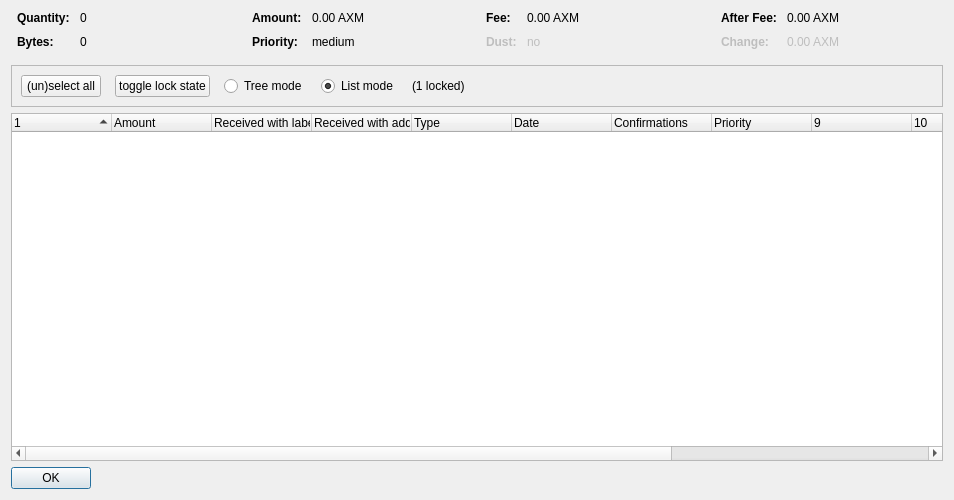
<?xml version="1.0" encoding="UTF-8"?>
<ui version="4.0">
 <class>CoinControlDialog</class>
 <widget class="QDialog" name="CoinControlDialog">
  <property name="geometry">
   <rect>
    <x>0</x>
    <y>0</y>
    <width>954</width>
    <height>500</height>
   </rect>
  </property>
  <property name="windowTitle">
   <string>Coin Selection</string>
  </property>
  <layout class="QVBoxLayout" name="verticalLayout">
   <item>
    <layout class="QHBoxLayout" name="horizontalLayoutTop" stretch="0,0,0,0">
     <property name="topMargin">
      <number>0</number>
     </property>
     <property name="bottomMargin">
      <number>10</number>
     </property>
     <item>
      <layout class="QFormLayout" name="formLayoutCoinControl1">
       <property name="horizontalSpacing">
        <number>10</number>
       </property>
       <property name="verticalSpacing">
        <number>10</number>
       </property>
       <property name="leftMargin">
        <number>6</number>
       </property>
       <property name="rightMargin">
        <number>6</number>
       </property>
       <item row="0" column="0">
        <widget class="QLabel" name="labelCoinControlQuantityText">
         <property name="font">
          <font>
           <weight>75</weight>
           <bold>true</bold>
          </font>
         </property>
         <property name="text">
          <string>Quantity:</string>
         </property>
        </widget>
       </item>
       <item row="0" column="1">
        <widget class="QLabel" name="labelCoinControlQuantity">
         <property name="cursor">
          <cursorShape>IBeamCursor</cursorShape>
         </property>
         <property name="contextMenuPolicy">
          <enum>Qt::ActionsContextMenu</enum>
         </property>
         <property name="text">
          <string notr="true">0</string>
         </property>
         <property name="textInteractionFlags">
          <set>Qt::LinksAccessibleByMouse|Qt::TextSelectableByKeyboard|Qt::TextSelectableByMouse</set>
         </property>
        </widget>
       </item>
       <item row="1" column="0">
        <widget class="QLabel" name="labelCoinControlBytesText">
         <property name="font">
          <font>
           <weight>75</weight>
           <bold>true</bold>
          </font>
         </property>
         <property name="text">
          <string>Bytes:</string>
         </property>
        </widget>
       </item>
       <item row="1" column="1">
        <widget class="QLabel" name="labelCoinControlBytes">
         <property name="cursor">
          <cursorShape>IBeamCursor</cursorShape>
         </property>
         <property name="contextMenuPolicy">
          <enum>Qt::ActionsContextMenu</enum>
         </property>
         <property name="text">
          <string notr="true">0</string>
         </property>
         <property name="textInteractionFlags">
          <set>Qt::LinksAccessibleByMouse|Qt::TextSelectableByKeyboard|Qt::TextSelectableByMouse</set>
         </property>
        </widget>
       </item>
      </layout>
     </item>
     <item>
      <layout class="QFormLayout" name="formLayoutCoinControl2">
       <property name="horizontalSpacing">
        <number>10</number>
       </property>
       <property name="verticalSpacing">
        <number>10</number>
       </property>
       <property name="leftMargin">
        <number>6</number>
       </property>
       <property name="rightMargin">
        <number>6</number>
       </property>
       <item row="0" column="0">
        <widget class="QLabel" name="labelCoinControlAmountText">
         <property name="font">
          <font>
           <weight>75</weight>
           <bold>true</bold>
          </font>
         </property>
         <property name="text">
          <string>Amount:</string>
         </property>
        </widget>
       </item>
       <item row="0" column="1">
        <widget class="QLabel" name="labelCoinControlAmount">
         <property name="cursor">
          <cursorShape>IBeamCursor</cursorShape>
         </property>
         <property name="contextMenuPolicy">
          <enum>Qt::ActionsContextMenu</enum>
         </property>
         <property name="text">
          <string notr="true">0.00 AXM</string>
         </property>
         <property name="textInteractionFlags">
          <set>Qt::LinksAccessibleByMouse|Qt::TextSelectableByKeyboard|Qt::TextSelectableByMouse</set>
         </property>
        </widget>
       </item>
       <item row="1" column="0">
        <widget class="QLabel" name="labelCoinControlPriorityText">
         <property name="font">
          <font>
           <weight>75</weight>
           <bold>true</bold>
          </font>
         </property>
         <property name="text">
          <string>Priority:</string>
         </property>
        </widget>
       </item>
       <item row="1" column="1">
        <widget class="QLabel" name="labelCoinControlPriority">
         <property name="cursor">
          <cursorShape>IBeamCursor</cursorShape>
         </property>
         <property name="contextMenuPolicy">
          <enum>Qt::ActionsContextMenu</enum>
         </property>
         <property name="text">
          <string>medium</string>
         </property>
         <property name="textInteractionFlags">
          <set>Qt::LinksAccessibleByMouse|Qt::TextSelectableByKeyboard|Qt::TextSelectableByMouse</set>
         </property>
        </widget>
       </item>
      </layout>
     </item>
     <item>
      <layout class="QFormLayout" name="formLayoutCoinControl3">
       <property name="horizontalSpacing">
        <number>10</number>
       </property>
       <property name="verticalSpacing">
        <number>10</number>
       </property>
       <property name="leftMargin">
        <number>6</number>
       </property>
       <property name="rightMargin">
        <number>6</number>
       </property>
       <item row="0" column="0">
        <widget class="QLabel" name="labelCoinControlFeeText">
         <property name="font">
          <font>
           <weight>75</weight>
           <bold>true</bold>
          </font>
         </property>
         <property name="text">
          <string>Fee:</string>
         </property>
        </widget>
       </item>
       <item row="0" column="1">
        <widget class="QLabel" name="labelCoinControlFee">
         <property name="cursor">
          <cursorShape>IBeamCursor</cursorShape>
         </property>
         <property name="contextMenuPolicy">
          <enum>Qt::ActionsContextMenu</enum>
         </property>
         <property name="text">
          <string notr="true">0.00 AXM</string>
         </property>
         <property name="textInteractionFlags">
          <set>Qt::LinksAccessibleByMouse|Qt::TextSelectableByKeyboard|Qt::TextSelectableByMouse</set>
         </property>
        </widget>
       </item>
       <item row="1" column="0">
        <widget class="QLabel" name="labelCoinControlLowOutputText">
         <property name="enabled">
          <bool>false</bool>
         </property>
         <property name="font">
          <font>
           <weight>75</weight>
           <bold>true</bold>
          </font>
         </property>
         <property name="text">
          <string>Dust:</string>
         </property>
        </widget>
       </item>
       <item row="1" column="1">
        <widget class="QLabel" name="labelCoinControlLowOutput">
         <property name="enabled">
          <bool>false</bool>
         </property>
         <property name="cursor">
          <cursorShape>IBeamCursor</cursorShape>
         </property>
         <property name="contextMenuPolicy">
          <enum>Qt::ActionsContextMenu</enum>
         </property>
         <property name="text">
          <string>no</string>
         </property>
         <property name="textInteractionFlags">
          <set>Qt::LinksAccessibleByMouse|Qt::TextSelectableByKeyboard|Qt::TextSelectableByMouse</set>
         </property>
        </widget>
       </item>
      </layout>
     </item>
     <item>
      <layout class="QFormLayout" name="formLayoutCoinControl4">
       <property name="horizontalSpacing">
        <number>10</number>
       </property>
       <property name="verticalSpacing">
        <number>10</number>
       </property>
       <property name="leftMargin">
        <number>6</number>
       </property>
       <property name="rightMargin">
        <number>6</number>
       </property>
       <item row="0" column="0">
        <widget class="QLabel" name="labelCoinControlAfterFeeText">
         <property name="font">
          <font>
           <weight>75</weight>
           <bold>true</bold>
          </font>
         </property>
         <property name="text">
          <string>After Fee:</string>
         </property>
        </widget>
       </item>
       <item row="0" column="1">
        <widget class="QLabel" name="labelCoinControlAfterFee">
         <property name="cursor">
          <cursorShape>IBeamCursor</cursorShape>
         </property>
         <property name="contextMenuPolicy">
          <enum>Qt::ActionsContextMenu</enum>
         </property>
         <property name="text">
          <string notr="true">0.00 AXM</string>
         </property>
         <property name="textInteractionFlags">
          <set>Qt::LinksAccessibleByMouse|Qt::TextSelectableByKeyboard|Qt::TextSelectableByMouse</set>
         </property>
        </widget>
       </item>
       <item row="1" column="0">
        <widget class="QLabel" name="labelCoinControlChangeText">
         <property name="enabled">
          <bool>false</bool>
         </property>
         <property name="font">
          <font>
           <weight>75</weight>
           <bold>true</bold>
          </font>
         </property>
         <property name="text">
          <string>Change:</string>
         </property>
        </widget>
       </item>
       <item row="1" column="1">
        <widget class="QLabel" name="labelCoinControlChange">
         <property name="enabled">
          <bool>false</bool>
         </property>
         <property name="cursor">
          <cursorShape>IBeamCursor</cursorShape>
         </property>
         <property name="contextMenuPolicy">
          <enum>Qt::ActionsContextMenu</enum>
         </property>
         <property name="text">
          <string notr="true">0.00 AXM</string>
         </property>
         <property name="textInteractionFlags">
          <set>Qt::LinksAccessibleByMouse|Qt::TextSelectableByKeyboard|Qt::TextSelectableByMouse</set>
         </property>
        </widget>
       </item>
      </layout>
     </item>
    </layout>
   </item>
   <item>
    <widget class="QFrame" name="frame">
     <property name="minimumSize">
      <size>
       <width>0</width>
       <height>40</height>
      </size>
     </property>
     <property name="frameShape">
      <enum>QFrame::StyledPanel</enum>
     </property>
     <property name="frameShadow">
      <enum>QFrame::Sunken</enum>
     </property>
     <layout class="QHBoxLayout" name="horizontalLayout">
      <item>
       <layout class="QHBoxLayout" name="horizontalLayoutPanel" stretch="0,0,0,0,0,0">
        <property name="spacing">
         <number>14</number>
        </property>
        <item>
         <widget class="QPushButton" name="pushButtonSelectAll">
          <property name="sizePolicy">
           <sizepolicy hsizetype="Maximum" vsizetype="Fixed">
            <horstretch>0</horstretch>
            <verstretch>0</verstretch>
           </sizepolicy>
          </property>
          <property name="text">
           <string>(un)select all</string>
          </property>
          <property name="autoDefault">
           <bool>false</bool>
          </property>
         </widget>
        </item>
        <item>
         <widget class="QPushButton" name="pushButtonToggleLock">
          <property name="sizePolicy">
           <sizepolicy hsizetype="Maximum" vsizetype="Fixed">
            <horstretch>0</horstretch>
            <verstretch>0</verstretch>
           </sizepolicy>
          </property>
          <property name="text">
           <string>toggle lock state</string>
          </property>
          <property name="autoDefault">
           <bool>false</bool>
          </property>
         </widget>
        </item>
        <item>
         <widget class="QRadioButton" name="radioTreeMode">
          <property name="sizePolicy">
           <sizepolicy hsizetype="Maximum" vsizetype="Fixed">
            <horstretch>0</horstretch>
            <verstretch>0</verstretch>
           </sizepolicy>
          </property>
          <property name="text">
           <string>Tree mode</string>
          </property>
         </widget>
        </item>
        <item>
         <widget class="QRadioButton" name="radioListMode">
          <property name="sizePolicy">
           <sizepolicy hsizetype="Maximum" vsizetype="Fixed">
            <horstretch>0</horstretch>
            <verstretch>0</verstretch>
           </sizepolicy>
          </property>
          <property name="text">
           <string>List mode</string>
          </property>
          <property name="checked">
           <bool>true</bool>
          </property>
         </widget>
        </item>
        <item>
         <widget class="QLabel" name="labelLocked">
          <property name="text">
           <string>(1 locked)</string>
          </property>
         </widget>
        </item>
        <item>
         <spacer name="horizontalSpacer">
          <property name="orientation">
           <enum>Qt::Horizontal</enum>
          </property>
          <property name="sizeHint" stdset="0">
           <size>
            <width>40</width>
            <height>20</height>
           </size>
          </property>
         </spacer>
        </item>
       </layout>
      </item>
     </layout>
    </widget>
   </item>
   <item>
    <widget class="CoinControlTreeWidget" name="treeWidget">
     <property name="contextMenuPolicy">
      <enum>Qt::CustomContextMenu</enum>
     </property>
     <property name="sortingEnabled">
      <bool>false</bool>
     </property>
     <property name="columnCount">
      <number>13</number>
     </property>
     <attribute name="headerShowSortIndicator" stdset="0">
      <bool>true</bool>
     </attribute>
     <attribute name="headerStretchLastSection">
      <bool>false</bool>
     </attribute>
     <column>
      <property name="text">
       <string/>
      </property>
     </column>
     <column>
      <property name="text">
       <string>Amount</string>
      </property>
     </column>
     <column>
      <property name="text">
       <string>Received with label</string>
      </property>
     </column>
     <column>
      <property name="text">
       <string>Received with address</string>
      </property>
     </column>
     <column>
      <property name="text">
	<string>Type</string>
      </property>
     </column>
     <column>
      <property name="text">	 
       <string>Date</string>
      </property>
     </column>
     <column>
      <property name="text">
       <string>Confirmations</string>
      </property>
      <property name="toolTip">
       <string>Confirmed</string>
      </property>
     </column>
     <column>
      <property name="text">
       <string>Priority</string>
      </property>
     </column>
     <column>
      <property name="text">
       <string/>
      </property>
     </column>
     <column>
      <property name="text">
       <string/>
      </property>
     </column>
     <column>
      <property name="text">
       <string/>
      </property>
     </column>
     <column>
      <property name="text">
       <string/>
      </property>
     </column>
     <column>
      <property name="text">
       <string/>
      </property>
     </column>
    </widget>
   </item>
   <item>
    <widget class="QDialogButtonBox" name="buttonBox">
     <property name="sizePolicy">
      <sizepolicy hsizetype="Maximum" vsizetype="Fixed">
       <horstretch>0</horstretch>
       <verstretch>0</verstretch>
      </sizepolicy>
     </property>
     <property name="orientation">
      <enum>Qt::Horizontal</enum>
     </property>
     <property name="standardButtons">
      <set>QDialogButtonBox::Ok</set>
     </property>
    </widget>
   </item>
  </layout>
 </widget>
 <customwidgets>
  <customwidget>
   <class>CoinControlTreeWidget</class>
   <extends>QTreeWidget</extends>
   <header>coincontroltreewidget.h</header>
  </customwidget>
 </customwidgets>
 <resources/>
 <connections/>
</ui>
